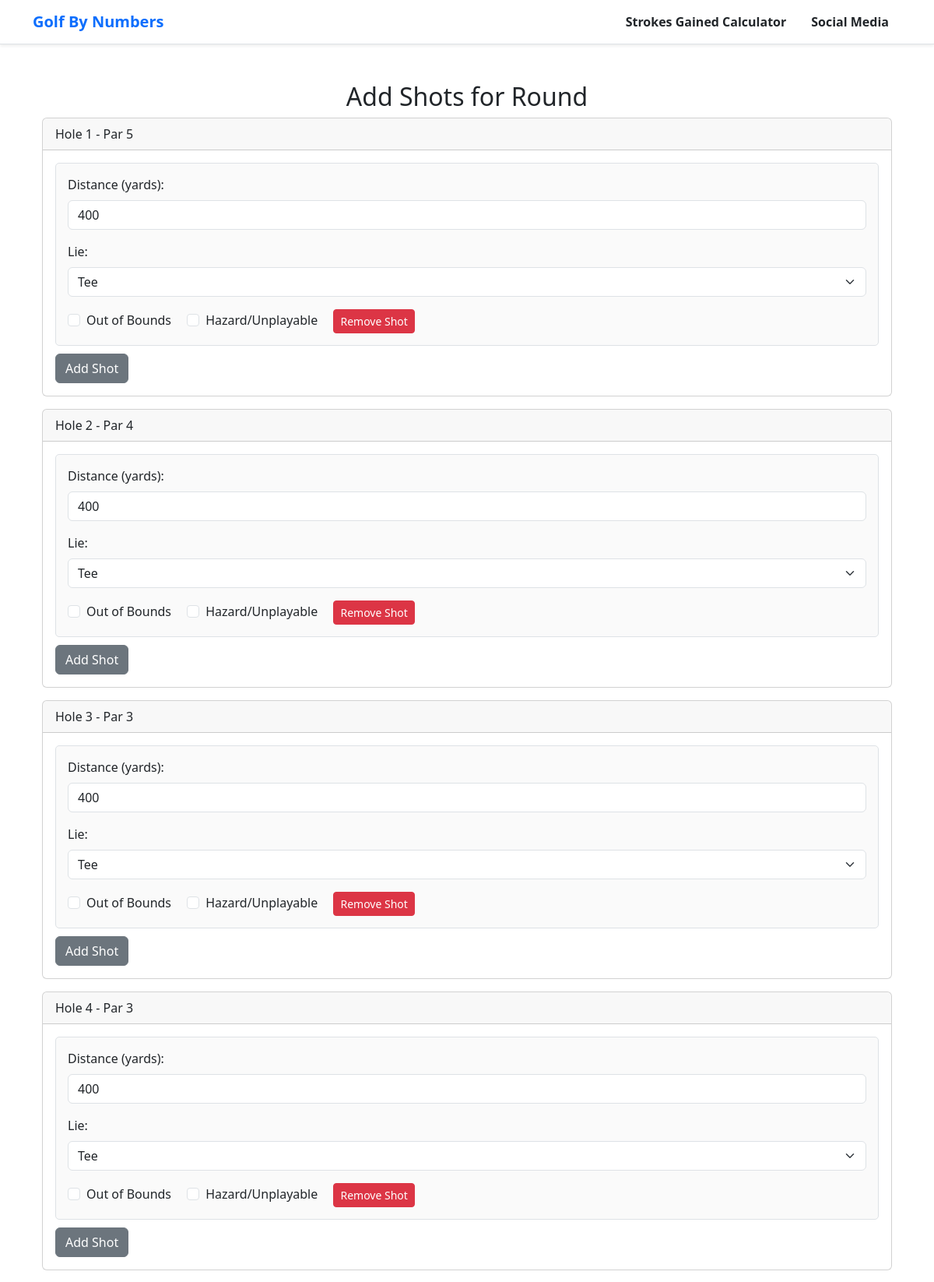
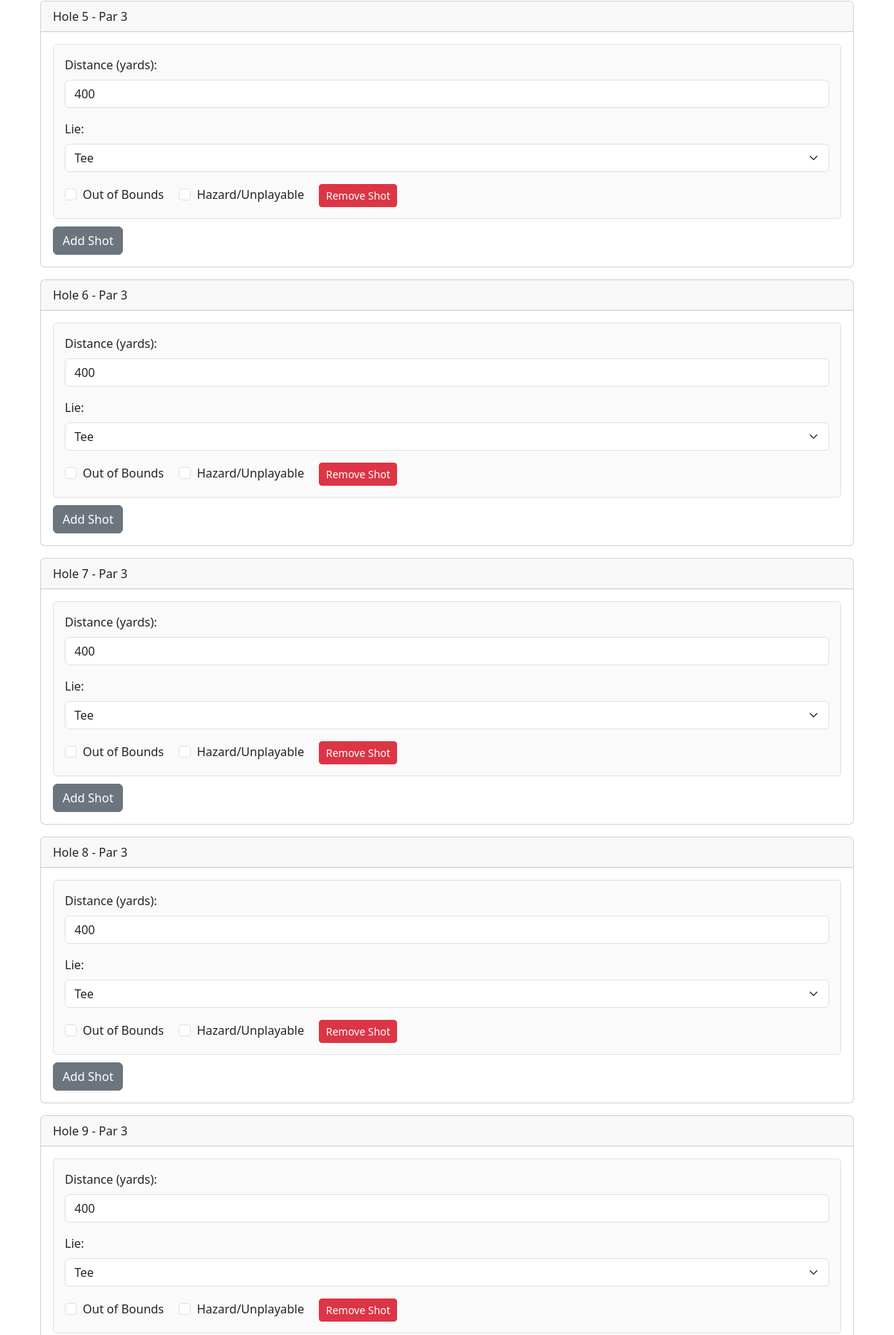
The page /add_shots/14 (signed in, upper part) on the database its author committed (2 pictures, top to bottom).
### models/course.py (models this page shows)
class Hole(db.Model):
    __tablename__ = 'holes'
    holeID = db.Column(db.Integer, primary_key=True)
    courseID = db.Column(db.Integer, db.ForeignKey('courses.courseID'), nullable=False)
    teeID = db.Column(db.Integer, db.ForeignKey('tees.teeID'), nullable=False)
    number = db.Column(db.Integer, nullable=False)
    par = db.Column(db.Integer, nullable=False)
    distance = db.Column(db.Integer)
    course = relationship("Course", back_populates="holes")  # Add this line
    tees = relationship("Tee", back_populates="holes")
    shots = relationship("Shot", back_populates="holes")
    hole_stats = relationship("HoleStats", back_populates="hole")

### app.py (the view, shortened to what this page needs)
@app.route('/add_shots/<int:roundID>', methods=['GET', 'POST'])
@login_required
def add_shots(roundID):
    round_data = Round.query.get_or_404(roundID)
    course = Course.query.get_or_404(round_data.course_id)
    tee_id = round_data.tee_id
    holes = Hole.query.filter_by(courseID=course.courseID, teeID=tee_id).order_by(Hole.number).all()
    return render_template('add_shots.html', round_data=round_data, course=course, tee_id=tee_id, holes=holes)

### app.py (called while the page is built)
@login_manager.user_loader
def load_user(userID):
    return User.query.get(int(userID))

### templates/add_shots.html (shortened to what this page needs)
{% extends "base.html" %}
{% block content %}
<div class="container mt-4">
    <h2 class="text-center">Add Shots for Round</h2>
    <form method="POST" id="add-shots-form">
        {% for hole in holes %}
        <div class="card mb-3">
            <div class="card-header">
                Hole {{ hole.number }} - Par {{ hole.par }}
            </div>
            <div class="card-body">
                <div id="hole_{{ hole.number }}_shots" class="shots-container">
                    <div class="shot-card" id="hole_{{ hole.number }}_shot_1">
                        <div class="mb-3">
                            <label for="hole_{{ hole.number }}_shot_1_distance" class="form-label">Distance (yards):</label>
                            <input
                                type="number"
                                class="form-control"
                                name="hole_{{ hole.number }}_shot_1_distance"
                                id="hole_{{ hole.number }}_shot_1_distance"
                                value="{{ hole.distance }}"
                                required
                            >
                        </div>
                        <div class="mb-3">
                            <label for="hole_{{ hole.number }}_shot_1_lie" class="form-label">Lie:</label>
                            <select
                                class="form-select"
                                name="hole_{{ hole.number }}_shot_1_lie"
                                id="hole_{{ hole.number }}_shot_1_lie"
                                required
                                onchange="updateMissDirection({{ hole.number }}, 1, {{ hole.par }})"
                            >
                                <option value="Tee" selected>Tee</option>
                            </select>
                        </div>
                        <div class="form-check form-check-inline">
                            <input
                                type="checkbox"
                                class="form-check-input"
                                name="hole_{{ hole.number }}_shot_1_out_of_bounds"
                                id="hole_{{ hole.number }}_shot_1_out_of_bounds"
                                value="1"
                                onchange="addDummyShot({{ hole.number }}, 1, 'OOB')"
                            >
                            <label for="hole_{{ hole.number }}_shot_1_out_of_bounds" class="form-check-label">Out of Bounds</label>
                        </div>
                        <div class="form-check form-check-inline">
                            <input
                                type="checkbox"
                                class="form-check-input"
                                name="hole_{{ hole.number }}_shot_1_hazard"
                                id="hole_{{ hole.number }}_shot_1_hazard"
                                value="1"
                                onchange="addDummyShot({{ hole.number }}, 1, 'hazard')"
                            >
                            <label for="hole_{{ hole.number }}_shot_1_hazard" class="form-check-label">Hazard/Unplayable</label>
                        </div>
                        <button
                            type="button"
                            class="btn btn-danger btn-sm"
                            onclick="removeShot({{ hole.number }}, 1)"
                        >
                            Remove Shot
                        </button>
                    </div>
                </div>
                <button
                    type="button"
                    class="btn btn-secondary"
                    onclick="addShot({{ hole.number }}, {{ hole.par }})"
                >
                    Add Shot
                </button>
            </div>
        </div>
        {% endfor %}
    </form>
</div>
{% endblock %}

### templates/add_shots.html (style rules this page uses)
.shot-card { border: 1px solid #dee2e6; padding: 15px; margin-bottom: 10px; border-radius: 5px; background-color: #fafafa; }

### rows shown on the page
Hole: number "1", par "5", distance "400", number+par "Tee"
Hole: number "2", par "4", distance "400", number+par "Tee"
Hole: number "3", par "3", distance "400", number+par "Tee"
Hole: number "4", par "3", distance "400", number+par "Tee"
Hole: number "5", par "3", distance "400", number+par "Tee"
Hole: number "6", par "3", distance "400", number+par "Tee"
Hole: number "7", par "3", distance "400", number+par "Tee"
Hole: number "8", par "3", distance "400", number+par "Tee"
Hole: number "9", par "3", distance "400", number+par "Tee"
